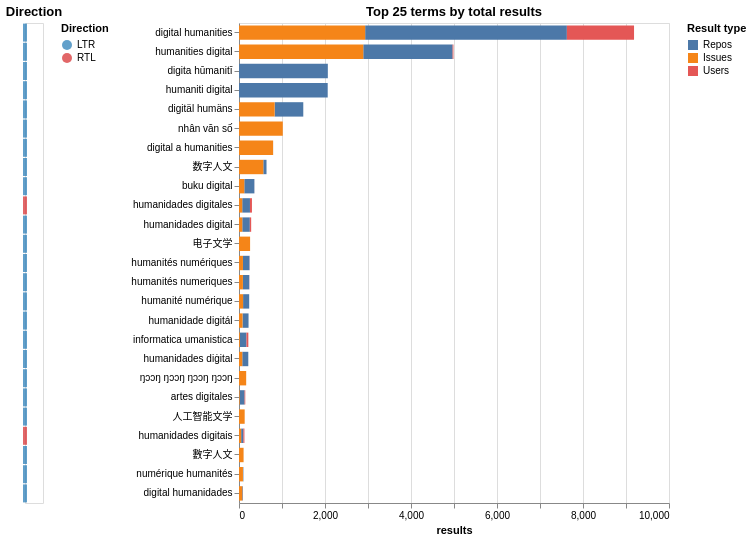

The cell this chart's notebook holds for it:
### Markdown cell above
### Top Productive Terms by Script Direction and Comparison Status

Which specific search terms drive the most results, and does script direction (LTR vs RTL) predict productivity? RTL scripts — Arabic, Hebrew, Persian, Urdu — represent communities that English-only search misses entirely. The string-level `comparison_status` records whether services converged exactly, differed only in near form, or produced substantively different terms. I compare search productivity across these descriptive statuses without treating any status as a guarantee of term quality.

### Code cell
# Merge directionality into hit_df
hit_dir = hit_df.merge(
    st_kept[["search_term_lower", "directionality"]].drop_duplicates("search_term_lower"),
    on="search_term_lower", how="left",
)
hit_dir["dir_label"] = hit_dir["directionality"].apply(
    lambda d: "RTL" if str(d).strip().lower() == "rtl" else "LTR"
)

# ── Top 25 terms: stacked repos / issues / users ──────────────────────────
top25 = hit_dir.nlargest(25, "total").copy()
top_order = top25.sort_values("total", ascending=False)["search_term_lower"].tolist()
top25_melt = top25.melt(
    id_vars=["search_term_lower", "dir_label", "total"],
    value_vars=["n_repos", "n_issues", "n_users"],
    var_name="result_type", value_name="n",
)
top25_melt["result_type"] = top25_melt["result_type"].str.replace("n_", "").str.capitalize()
type_order = ["Repos", "Issues", "Users"]

top_bar = alt.Chart(top25_melt).mark_bar().encode(
    y=alt.Y("search_term_lower:N",
            sort=top_order,
            title=None),
    x=alt.X("n:Q", title="results"),
    color=alt.Color("result_type:N", sort=type_order,
                    scale=alt.Scale(domain=type_order, scheme="tableau10"),
                    title="Result type"),
    order=alt.Order("result_type:N", sort="ascending"),
    tooltip=[
        alt.Tooltip("search_term_lower:N", title="term"),
        alt.Tooltip("dir_label:N", title="direction"),
        alt.Tooltip("result_type:N", title="type"),
        alt.Tooltip("n:Q", title="count"),
        alt.Tooltip("total:Q", title="total"),
    ],
).properties(width=430, height=480, title="Top 25 terms by total results")

# Direction stripe on the left axis
dir_tick = alt.Chart(top25).mark_tick(thickness=4, size=18).encode(
    y=alt.Y("search_term_lower:N",
            sort=top_order,
            axis=None),
    x=alt.value(0),
    color=alt.Color("dir_label:N",
                    scale=alt.Scale(domain=["LTR", "RTL"],
                                    range=["#1f77b4", "#d62728"]),
                    title="Direction"),
    tooltip=["search_term_lower:N", "dir_label:N"],
).properties(width=18, height=480, title="Direction")

display((dir_tick | top_bar).resolve_scale(y="shared", color="independent"))

# Summary counts
n_ltr = (top25["dir_label"] == "LTR").sum()
n_rtl = (top25["dir_label"] == "RTL").sum()
print(f"Top 25 breakdown: {n_ltr} LTR, {n_rtl} RTL")

### Figure 1 — Vega specification as saved in the notebook (floating-point values rounded to 4 significant figures)
{"$schema": "https://vega.github.io/schema/vega/v6.json", "data": [{"name": "source_0", "values": [{"dir_label": "LTR", "search_term_lower": "digital humanities", "y_search_term_lower_sort_index": 0.0}, {"dir_label": "LTR", "search_term_lower": "humanities digital", "y_search_term_lower_sort_index": 1.0}, {"dir_label": "LTR", "search_term_lower": "digita hūmanitī", "y_search_term_lower_sort_index": 2.0}, {"dir_label": "LTR", "search_term_lower": "humaniti digital", "y_search_term_lower_sort_index": 3.0}, {"dir_label": "LTR", "search_term_lower": "digitäl humäns", "y_search_term_lower_sort_index": 4.0}, {"dir_label": "LTR", "search_term_lower": "nhân văn số", "y_search_term_lower_sort_index": 5.0}, {"dir_label": "LTR", "search_term_lower": "digital a humanities", "y_search_term_lower_sort_index": 6.0}, {"dir_label": "LTR", "search_term_lower": "数字人文", "y_search_term_lower_sort_index": 7.0}, {"dir_label": "LTR", "search_term_lower": "buku digital", "y_search_term_lower_sort_index": 8.0}, {"dir_label": "RTL", "search_term_lower": "humanidades digitales", "y_search_term_lower_sort_index": 9.0}, {"dir_label": "LTR", "search_term_lower": "humanidades digital", "y_search_term_lower_sort_index": 10.0}, {"dir_label": "LTR", "search_term_lower": "电子文学", "y_search_term_lower_sort_index": 11.0}, {"dir_label": "LTR", "search_term_lower": "humanités numériques", "y_search_term_lower_sort_index": 12.0}, {"dir_label": "LTR", "search_term_lower": "humanités numeriques", "y_search_term_lower_sort_index": 13.0}, {"dir_label": "LTR", "search_term_lower": "humanité numérique", "y_search_term_lower_sort_index": 14.0}, {"dir_label": "LTR", "search_term_lower": "humanidade digitál", "y_search_term_lower_sort_index": 15.0}, {"dir_label": "LTR", "search_term_lower": "informatica umanistica", "y_search_term_lower_sort_index": 16.0}, {"dir_label": "LTR", "search_term_lower": "humanidades diġital", "y_search_term_lower_sort_index": 17.0}, {"dir_label": "LTR", "search_term_lower": "ŋɔɔŋ ŋɔɔŋ ŋɔɔŋ ŋɔɔŋ", "y_search_term_lower_sort_index": 18.0}, {"dir_label": "LTR", "search_term_lower": "artes digitales", "y_search_term_lower_sort_index": 19.0}, {"dir_label": "LTR", "search_term_lower": "人工智能文学", "y_search_term_lower_sort_index": 20.0}, {"dir_label": "RTL", "search_term_lower": "humanidades digitais", "y_search_term_lower_sort_index": 21.0}, {"dir_label": "LTR", "search_term_lower": "數字人文", "y_search_term_lower_sort_index": 22.0}, {"dir_label": "LTR", "search_term_lower": "numérique humanités", "y_search_term_lower_sort_index": 23.0}, {"dir_label": "LTR", "search_term_lower": "digital humanidades", "y_search_term_lower_sort_index": 24.0}]}, {"name": "source_1"}, {"name": "data_0", "values": [{"dir_label": "LTR", "n": 4691, "n_end": 7625.0, "n_start": 2934.0, "result_type": "Repos", "search_term_lower": "digital humanities", "total": 9187}, {"dir_label": "LTR", "n": 2078, "n_end": 4968.0, "n_start": 2890.0, "result_type": "Repos", "search_term_lower": "humanities digital", "total": 4987}, {"dir_label": "LTR", "n": 2066, "n_end": 2066.0, "n_start": 0.0, "result_type": "Repos", "search_term_lower": "digita hūmanitī", "total": 2066}, {"dir_label": "LTR", "n": 2063, "n_end": 2063.0, "n_start": 0.0, "result_type": "Repos", "search_term_lower": "humaniti digital", "total": 2063}, {"dir_label": "LTR", "n": 666, "n_end": 1495.0, "n_start": 829.0, "result_type": "Repos", "search_term_lower": "digitäl humäns", "total": 1495}, {"dir_label": "LTR", "n": 0, "n_end": 1018.0, "n_start": 1018.0, "result_type": "Repos", "search_term_lower": "nhân văn số", "total": 1018}, {"dir_label": "LTR", "n": 1, "n_end": 794.0, "n_start": 793.0, "result_type": "Repos", "search_term_lower": "digital a humanities", "total": 794}, {"dir_label": "LTR", "n": 75, "n_end": 640.0, "n_start": 565.0, "result_type": "Repos", "search_term_lower": "数字人文", "total": 640}, {"dir_label": "LTR", "n": 235, "n_end": 358.0, "n_start": 123.0, "result_type": "Repos", "search_term_lower": "buku digital", "total": 359}, {"dir_label": "RTL", "n": 180, "n_end": 255.0, "n_start": 75.0, "result_type": "Repos", "search_term_lower": "humanidades digitales", "total": 301}, {"dir_label": "LTR", "n": 176, "n_end": 252.0, "n_start": 76.0, "result_type": "Repos", "search_term_lower": "humanidades digital", "total": 283}, {"dir_label": "LTR", "n": 0, "n_end": 258.0, "n_start": 258.0, "result_type": "Repos", "search_term_lower": "电子文学", "total": 258}, {"dir_label": "LTR", "n": 153, "n_end": 245.0, "n_start": 92.0, "result_type": "Repos", "search_term_lower": "humanités numériques", "total": 248}, {"dir_label": "LTR", "n": 148, "n_end": 239.0, "n_start": 91.0, "result_type": "Repos", "search_term_lower": "humanités numeriques", "total": 242}, {"dir_label": "LTR", "n": 142, "n_end": 237.0, "n_start": 95.0, "result_type": "Repos", "search_term_lower": "humanité numérique", "total": 237}, {"dir_label": "LTR", "n": 140, "n_end": 222.0, "n_start": 82.0, "result_type": "Repos", "search_term_lower": "humanidade digitál", "total": 222}, {"dir_label": "LTR", "n": 154, "n_end": 174.0, "n_start": 20.0, "result_type": "Repos", "search_term_lower": "informatica umanistica", "total": 217}, {"dir_label": "LTR", "n": 140, "n_end": 216.0, "n_start": 76.0, "result_type": "Repos", "search_term_lower": "humanidades diġital", "total": 216}, {"dir_label": "LTR", "n": 0, "n_end": 167.0, "n_start": 167.0, "result_type": "Repos", "search_term_lower": "ŋɔɔŋ ŋɔɔŋ ŋɔɔŋ ŋɔɔŋ", "total": 167}, {"dir_label": "LTR", "n": 115, "n_end": 130.0, "n_start": 15.0, "result_type": "Repos", "search_term_lower": "artes digitales", "total": 146}, {"dir_label": "LTR", "n": 0, "n_end": 132.0, "n_start": 132.0, "result_type": "Repos", "search_term_lower": "人工智能文学", "total": 132}, {"dir_label": "RTL", "n": 52, "n_end": 102.0, "n_start": 50.0, "result_type": "Repos", "search_term_lower": "humanidades digitais", "total": 126}, {"dir_label": "LTR", "n": 1, "n_end": 107.0, "n_start": 106.0, "result_type": "Repos", "search_term_lower": "數字人文", "total": 107}, {"dir_label": "LTR", "n": 10, "n_end": 102.0, "n_start": 92.0, "result_type": "Repos", "search_term_lower": "numérique humanités", "total": 102}, {"dir_label": "LTR", "n": 16, "n_end": 92.0, "n_start": 76.0, "result_type": "Repos", "search_term_lower": "digital humanidades", "total": 93}, {"dir_label": "LTR", "n": 2934, "n_end": 2934.0, "n_start": 0.0, "result_type": "Issues", "search_term_lower": "digital humanities", "total": 9187}, {"dir_label": "LTR", "n": 2890, "n_end": 2890.0, "n_start": 0.0, "result_type": "Issues", "search_term_lower": "humanities digital", "total": 4987}, {"dir_label": "LTR", "n": 0, "n_end": 0.0, "n_start": 0.0, "result_type": "Issues", "search_term_lower": "digita hūmanitī", "total": 2066}, {"dir_label": "LTR", "n": 0, "n_end": 0.0, "n_start": 0.0, "result_type": "Issues", "search_term_lower": "humaniti digital", "total": 2063}, {"dir_label": "LTR", "n": 829, "n_end": 829.0, "n_start": 0.0, "result_type": "Issues", "search_term_lower": "digitäl humäns", "total": 1495}, {"dir_label": "LTR", "n": 1018, "n_end": 1018.0, "n_start": 0.0, "result_type": "Issues", "search_term_lower": "nhân văn số", "total": 1018}, {"dir_label": "LTR", "n": 793, "n_end": 793.0, "n_start": 0.0, "result_type": "Issues", "search_term_lower": "digital a humanities", "total": 794}, {"dir_label": "LTR", "n": 565, "n_end": 565.0, "n_start": 0.0, "result_type": "Issues", "search_term_lower": "数字人文", "total": 640}, {"dir_label": "LTR", "n": 123, "n_end": 123.0, "n_start": 0.0, "result_type": "Issues", "search_term_lower": "buku digital", "total": 359}, {"dir_label": "RTL", "n": 75, "n_end": 75.0, "n_start": 0.0, "result_type": "Issues", "search_term_lower": "humanidades digitales", "total": 301}, {"dir_label": "LTR", "n": 76, "n_end": 76.0, "n_start": 0.0, "result_type": "Issues", "search_term_lower": "humanidades digital", "total": 283}, {"dir_label": "LTR", "n": 258, "n_end": 258.0, "n_start": 0.0, "result_type": "Issues", "search_term_lower": "电子文学", "total": 258}, {"dir_label": "LTR", "n": 92, "n_end": 92.0, "n_start": 0.0, "result_type": "Issues", "search_term_lower": "humanités numériques", "total": 248}, {"dir_label": "LTR", "n": 91, "n_end": 91.0, "n_start": 0.0, "result_type": "Issues", "search_term_lower": "humanités numeriques", "total": 242}, {"dir_label": "LTR", "n": 95, "n_end": 95.0, "n_start": 0.0, "result_type": "Issues", "search_term_lower": "humanité numérique", "total": 237}, {"dir_label": "LTR", "n": 82, "n_end": 82.0, "n_start": 0.0, "result_type": "Issues", "search_term_lower": "humanidade digitál", "total": 222}, {"dir_label": "LTR", "n": 20, "n_end": 20.0, "n_start": 0.0, "result_type": "Issues", "search_term_lower": "informatica umanistica", "total": 217}, {"dir_label": "LTR", "n": 76, "n_end": 76.0, "n_start": 0.0, "result_type": "Issues", "search_term_lower": "humanidades diġital", "total": 216}, {"dir_label": "LTR", "n": 167, "n_end": 167.0, "n_start": 0.0, "result_type": "Issues", "search_term_lower": "ŋɔɔŋ ŋɔɔŋ ŋɔɔŋ ŋɔɔŋ", "total": 167}, {"dir_label": "LTR", "n": 15, "n_end": 15.0, "n_start": 0.0, "result_type": "Issues", "search_term_lower": "artes digitales", "total": 146}, {"dir_label": "LTR", "n": 132, "n_end": 132.0, "n_start": 0.0, "result_type": "Issues", "search_term_lower": "人工智能文学", "total": 132}, {"dir_label": "RTL", "n": 50, "n_end": 50.0, "n_start": 0.0, "result_type": "Issues", "search_term_lower": "humanidades digitais", "total": 126}, {"dir_label": "LTR", "n": 106, "n_end": 106.0, "n_start": 0.0, "result_type": "Issues", "search_term_lower": "數字人文", "total": 107}, {"dir_label": "LTR", "n": 92, "n_end": 92.0, "n_start": 0.0, "result_type": "Issues", "search_term_lower": "numérique humanités", "total": 102}, {"dir_label": "LTR", "n": 76, "n_end": 76.0, "n_start": 0.0, "result_type": "Issues", "search_term_lower": "digital humanidades", "total": 93}, {"dir_label": "LTR", "n": 1562, "n_end": 9187.0, "n_start": 7625.0, "result_type": "Users", "search_term_lower": "digital humanities", "total": 9187}, {"dir_label": "LTR", "n": 19, "n_end": 4987.0, "n_start": 4968.0, "result_type": "Users", "search_term_lower": "humanities digital", "total": 4987}, {"dir_label": "LTR", "n": 0, "n_end": 2066.0, "n_start": 2066.0, "result_type": "Users", "search_term_lower": "digita hūmanitī", "total": 2066}, {"dir_label": "LTR", "n": 0, "n_end": 2063.0, "n_start": 2063.0, "result_type": "Users", "search_term_lower": "humaniti digital", "total": 2063}, {"dir_label": "LTR", "n": 0, "n_end": 1495.0, "n_start": 1495.0, "result_type": "Users", "search_term_lower": "digitäl humäns", "total": 1495}, {"dir_label": "LTR", "n": 0, "n_end": 1018.0, "n_start": 1018.0, "result_type": "Users", "search_term_lower": "nhân văn số", "total": 1018}, {"dir_label": "LTR", "n": 0, "n_end": 794.0, "n_start": 794.0, "result_type": "Users", "search_term_lower": "digital a humanities", "total": 794}, {"dir_label": "LTR", "n": 0, "n_end": 640.0, "n_start": 640.0, "result_type": "Users", "search_term_lower": "数字人文", "total": 640}, {"dir_label": "LTR", "n": 1, "n_end": 359.0, "n_start": 358.0, "result_type": "Users", "search_term_lower": "buku digital", "total": 359}, {"dir_label": "RTL", "n": 46, "n_end": 301.0, "n_start": 255.0, "result_type": "Users", "search_term_lower": "humanidades digitales", "total": 301}, {"dir_label": "LTR", "n": 31, "n_end": 283.0, "n_start": 252.0, "result_type": "Users", "search_term_lower": "humanidades digital", "total": 283}, {"dir_label": "LTR", "n": 0, "n_end": 258.0, "n_start": 258.0, "result_type": "Users", "search_term_lower": "电子文学", "total": 258}, {"dir_label": "LTR", "n": 3, "n_end": 248.0, "n_start": 245.0, "result_type": "Users", "search_term_lower": "humanités numériques", "total": 248}, {"dir_label": "LTR", "n": 3, "n_end": 242.0, "n_start": 239.0, "result_type": "Users", "search_term_lower": "humanités numeriques", "total": 242}, {"dir_label": "LTR", "n": 0, "n_end": 237.0, "n_start": 237.0, "result_type": "Users", "search_term_lower": "humanité numérique", "total": 237}, {"dir_label": "LTR", "n": 0, "n_end": 222.0, "n_start": 222.0, "result_type": "Users", "search_term_lower": "humanidade digitál", "total": 222}, {"dir_label": "LTR", "n": 43, "n_end": 217.0, "n_start": 174.0, "result_type": "Users", "search_term_lower": "informatica umanistica", "total": 217}, {"dir_label": "LTR", "n": 0, "n_end": 216.0, "n_start": 216.0, "result_type": "Users", "search_term_lower": "humanidades diġital", "total": 216}, {"dir_label": "LTR", "n": 0, "n_end": 167.0, "n_start": 167.0, "result_type": "Users", "search_term_lower": "ŋɔɔŋ ŋɔɔŋ ŋɔɔŋ ŋɔɔŋ", "total": 167}, {"dir_label": "LTR", "n": 16, "n_end": 146.0, "n_start": 130.0, "result_type": "Users", "search_term_lower": "artes digitales", "total": 146}, {"dir_label": "LTR", "n": 0, "n_end": 132.0, "n_start": 132.0, "result_type": "Users", "search_term_lower": "人工智能文学", "total": 132}, {"dir_label": "RTL", "n": 24, "n_end": 126.0, "n_start": 102.0, "result_type": "Users", "search_term_lower": "humanidades digitais", "total": 126}, {"dir_label": "LTR", "n": 0, "n_end": 107.0, "n_start": 107.0, "result_type": "Users", "search_term_lower": "數字人文", "total": 107}, {"dir_label": "LTR", "n": 0, "n_end": 102.0, "n_start": 102.0, "result_type": "Users", "search_term_lower": "numérique humanités", "total": 102}, {"dir_label": "LTR", "n": 1, "n_end": 93.0, "n_start": 92.0, "result_type": "Users", "search_term_lower": "digital humanidades", "total": 93}]}, {"name": "source_0_y_domain_search_term_lower_0", "values": [{"search_term_lower": "digital humanities", "sort_field": 0.0}, {"search_term_lower": "humanities digital", "sort_field": 1.0}, {"search_term_lower": "digita hūmanitī", "sort_field": 2.0}, {"search_term_lower": "humaniti digital", "sort_field": 3.0}, {"search_term_lower": "digitäl humäns", "sort_field": 4.0}, {"search_term_lower": "nhân văn số", "sort_field": 5.0}, {"search_term_lower": "digital a humanities", "sort_field": 6.0}, {"search_term_lower": "数字人文", "sort_field": 7.0}, {"search_term_lower": "buku digital", "sort_field": 8.0}, {"search_term_lower": "humanidades digitales", "sort_field": 9.0}, {"search_term_lower": "humanidades digital", "sort_field": 10.0}, {"search_term_lower": "电子文学", "sort_field": 11.0}, {"search_term_lower": "humanités numériques", "sort_field": 12.0}, {"search_term_lower": "humanités numeriques", "sort_field": 13.0}, {"search_term_lower": "humanité numérique", "sort_field": 14.0}, {"search_term_lower": "humanidade digitál", "sort_field": 15.0}, {"search_term_lower": "informatica umanistica", "sort_field": 16.0}, {"search_term_lower": "humanidades diġital", "sort_field": 17.0}, {"search_term_lower": "ŋɔɔŋ ŋɔɔŋ ŋɔɔŋ ŋɔɔŋ", "sort_field": 18.0}, {"search_term_lower": "artes digitales", "sort_field": 19.0}, {"search_term_lower": "人工智能文学", "sort_field": 20.0}, {"search_term_lower": "humanidades digitais", "sort_field": 21.0}, {"search_term_lower": "數字人文", "sort_field": 22.0}, {"search_term_lower": "numérique humanités", "sort_field": 23.0}, {"search_term_lower": "digital humanidades", "sort_field": 24.0}]}, {"name": "source_1_y_domain_search_term_lower_1", "values": [{"search_term_lower": "digital humanities", "sort_field": 0.0}, {"search_term_lower": "humanities digital", "sort_field": 1.0}, {"search_term_lower": "digita hūmanitī", "sort_field": 2.0}, {"search_term_lower": "humaniti digital", "sort_field": 3.0}, {"search_term_lower": "digitäl humäns", "sort_field": 4.0}, {"search_term_lower": "nhân văn số", "sort_field": 5.0}, {"search_term_lower": "digital a humanities", "sort_field": 6.0}, {"search_term_lower": "数字人文", "sort_field": 7.0}, {"search_term_lower": "buku digital", "sort_field": 8.0}, {"search_term_lower": "humanidades digitales", "sort_field": 9.0}, {"search_term_lower": "humanidades digital", "sort_field": 10.0}, {"search_term_lower": "电子文学", "sort_field": 11.0}, {"search_term_lower": "humanités numériques", "sort_field": 12.0}, {"search_term_lower": "humanités numeriques", "sort_field": 13.0}, {"search_term_lower": "humanité numérique", "sort_field": 14.0}, {"search_term_lower": "humanidade digitál", "sort_field": 15.0}, {"search_term_lower": "informatica umanistica", "sort_field": 16.0}, {"search_term_lower": "humanidades diġital", "sort_field": 17.0}, {"search_term_lower": "ŋɔɔŋ ŋɔɔŋ ŋɔɔŋ ŋɔɔŋ", "sort_field": 18.0}, {"search_term_lower": "artes digitales", "sort_field": 19.0}, {"search_term_lower": "人工智能文学", "sort_field": 20.0}, {"search_term_lower": "humanidades digitais", "sort_field": 21.0}, {"search_term_lower": "數字人文", "sort_field": 22.0}, {"search_term_lower": "numérique humanités", "sort_field": 23.0}, {"search_term_lower": "digital humanidades", "sort_field": 24.0}]}], "signals": [{"name": "concat_0_width", "value": 18}, {"name": "concat_1_width", "value": 430}], "marks": [{"type": "group", "name": "concat_0_group", "encode": {"update": {"height": {"signal": "height"}, "width": {"signal": "concat_0_width"}}}, "marks": [{"type": "rect", "name": "concat_0_marks", "from": {"data": "source_0"}, "encode": {"update": {"opacity": {"value": 0.7}, "xc": {"value": 0}, "fill": {"field": "dir_label", "scale": "concat_0_color"}, "yc": {"field": "search_term_lower", "scale": "y", "band": 0.5}, "height": {"value": 18}, "tooltip": {"signal": "{\"search_term_lower\": isValid(datum[\"search_term_lower\"]) ? datum[\"search_term_lower\"] : \"\"+datum[\"search_term_lower\"], \"dir_label\": isValid(datum[\"dir_label\"]) ? datum[\"dir_label\"] : \"\"+datum[\"dir_label\"]}"}, "width": {"value": 4}}}, "style": ["tick"]}], "title": {"text": "Direction", "frame": "group"}, "legends": [{"title": "Direction", "fill": "concat_0_color", "symbolType": "circle", "encode": {"symbols": {"update": {"opacity": {"value": 0.7}}}}}], "style": "cell"}, {"type": "group", "name": "concat_1_group", "encode": {"update": {"width": {"signal": "concat_1_width"}, "height": {"signal": "height"}}}, "marks": [{"type": "rect", "name": "concat_1_marks", "from": {"data": "data_0"}, "encode": {"update": {"fill": {"field": "result_type", "scale": "concat_1_color"}, "tooltip": {"signal": "{\"term\": isValid(datum[\"search_term_lower\"]) ? datum[\"search_term_lower\"] : \"\"+datum[\"search_term_lower\"], \"direction\": isValid(datum[\"dir_label\"]) ? datum[\"dir_label\"] : \"\"+datum[\"dir_label\"], \"type\": isValid(datum[\"result_type\"]) ? datum[\"result_type\"] : \"\"+datum[\"result_type\"], \"count\": format(datum[\"n\"], \"\"), \"total\": format(datum[\"total\"], \"\")}"}, "y": {"field": "search_term_lower", "scale": "y"}, "x": {"field": "n_end", "scale": "concat_1_x"}, "height": {"signal": "max(0.25, bandwidth('y'))"}, "x2": {"field": "n_start", "scale": "concat_1_x"}}}, "style": ["bar"]}], "axes": [{"scale": "concat_1_x", "gridScale": "y", "tickCount": {"signal": "ceil(concat_1_width/40)"}, "domain": false, "aria": false, "zindex": 0, "labels": false, "minExtent": 0, "ticks": false, "maxExtent": 0, "orient": "bottom", "grid": true}, {"scale": "concat_1_x", "grid": false, "labelFlush": true, "tickCount": {"signal": "ceil(concat_1_width/40)"}, "labelOverlap": true, "zindex": 0, "title": "results", "orient": "bottom"}, {"scale": "y", "orient": "left", "zindex": 0, "grid": false}], "title": {"text": "Top 25 terms by total results", "frame": "group"}, "legends": [{"title": "Result type", "fill": "concat_1_color", "symbolType": "square"}], "style": "cell"}], "scales": [{"name": "y", "type": "band", "domain": {"fields": [{"data": "source_0_y_domain_search_term_lower_0", "field": "search_term_lower"}, {"data": "source_1_y_domain_search_term_lower_1", "field": "search_term_lower"}], "sort": {"op": "max", "field": "sort_field"}}, "range": [0, {"signal": "height"}], "paddingOuter": 0.125, "paddingInner": 0.25}, {"name": "concat_0_color", "type": "ordinal", "domain": ["LTR", "RTL"], "range": ["#1f77b4", "#d62728"]}, {"name": "concat_1_x", "type": "linear", "domain": {"data": "data_0", "fields": ["n_start", "n_end"]}, "range": [0, {"signal": "concat_1_width"}], "nice": true, "zero": true}, {"name": "concat_1_color", "type": "ordinal", "domain": ["Repos", "Issues", "Users"], "range": {"scheme": "tableau10"}}], "layout": {"padding": 20, "bounds": "full", "align": "each"}, "background": "white", "padding": 5, "height": 480}
